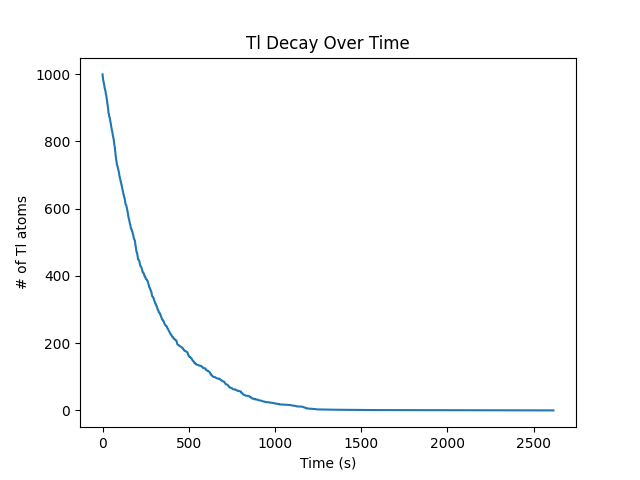

Python code for this plot:
import numpy as np
import matplotlib.pyplot as plt
from random import random

print( 'hi im krishna and i love doing homework')

# Constants
N=1000 #number of Tl we start with


TlTau=3.053*60
TlMu=np.log(2)/TlTau


z=np.random.rand(N) #randomly distrbu
tdec=-1*np.log(z)/(TlMu) #an array of the decay time of each of the 10000 atoms
tdec=np.sort(tdec)# sort the array of decay times
NTl = np.arange(999,-1,-1) # create an array that goes from N,N-1,N-0...,1 to represent represent that we start with N atoms at t0, then we have N-1 atoms at t1, then N-2 atoms at t3 etc.. 

plt.plot(tdec,NTl)
plt.title("Tl Decay Over Time")
plt.xlabel("Time (s)")
plt.ylabel("# of Tl atoms")
plt.savefig("ps-3-3.png")




plt.show()